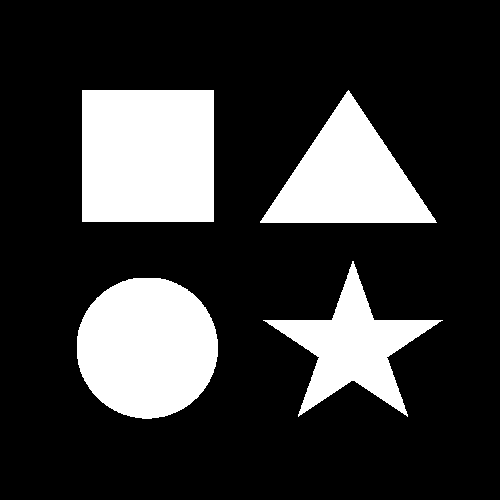
#> input picture 17_contour/images/shapes.bmp, 500 x 500 px
$ python 1_find_contours1.py
#> lines starting #> are read from the running program, lines starting #| are printed output that depends on the picture; after the words box and inside, x2 and y2 are one past the last pixel; in counts of white or black regions, pixels touching at a corner belong together
import numpy as np
import cv2

img = cv2.imread("./images/shapes.bmp", 0)
#> img: shape (500, 500); 21.7% white; 4 white regions
img2 = cv2.cvtColor(img, cv2.COLOR_GRAY2BGR)
#> img2 is the input picture: shape (500, 500, 3); 21.7% white; 4 white regions, box (x1, y1, x2, y2) and area: (82, 90, 214, 222) 17424, (77, 278, 218, 419) 15712, (260, 90, 437, 223) 11895, (263, 261, 443, 417) 9285

contours, hierarchy = cv2.findContours(img, cv2.RETR_EXTERNAL, cv2.CHAIN_APPROX_NONE)
#> contours = 4 contours; box (x1, y1, x2, y2) and area: (82, 90, 214, 222) 17161, (77, 278, 218, 419) 15510, (260, 90, 437, 223) 11674, (263, 261, 443, 417) 8987

cv2.drawContours(img2, contours, -1, (255, 0, 0), thickness=2)
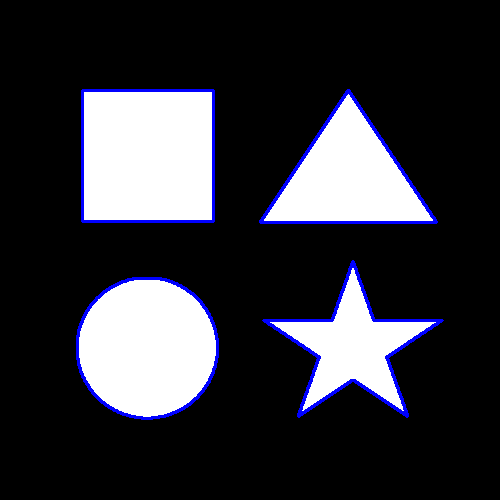
#> img2: shape (500, 500, 3); 2.78% of pixels changed, all inside (x1, y1, x2, y2) = (76, 89, 444, 420)

# 顯示結果
print("一共有" + str(len(contours)) + "個 contours")
#| 一共有4個 contours
idx = 0
for one in contours:
    print("contour[", idx, "] 有", str(len(one)), "個點")
    idx += 1
#> this loop made 4 passes
#| contour[ 0 ] 有 401 個點
#| contour[ 1 ] 有 594 個點
#| contour[ 2 ] 有 440 個點
#| contour[ 3 ] 有 524 個點
#> after the loop, idx = 4

cv2.imshow("Original", img)
cv2.imshow("Contours", img2)

cv2.waitKey(0)
cv2.destroyAllWindows()

$ run again, with 17_contour/images/bug.bmp copied over 17_contour/images/shapes.bmp
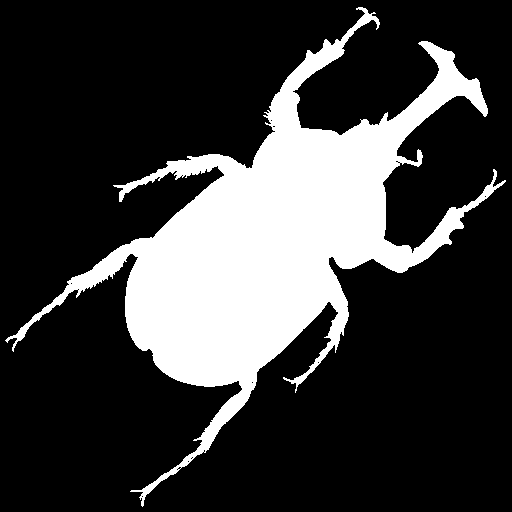
#> input picture 17_contour/images/bug.bmp, 512 x 512 px
#> img: shape (512, 512); 22.8% white; 1 white region
#> img2 is the input picture: shape (512, 512, 3); 22.8% white; 1 white region, box (x1, y1, x2, y2) and area: (5, 7, 506, 507) 59843
#> contours = 1 contour; box (x1, y1, x2, y2) and area: (5, 7, 506, 507) 58341
#> `cv2.drawContours(img2, contours, -1, (255, 0, 0), thickness=2)`:
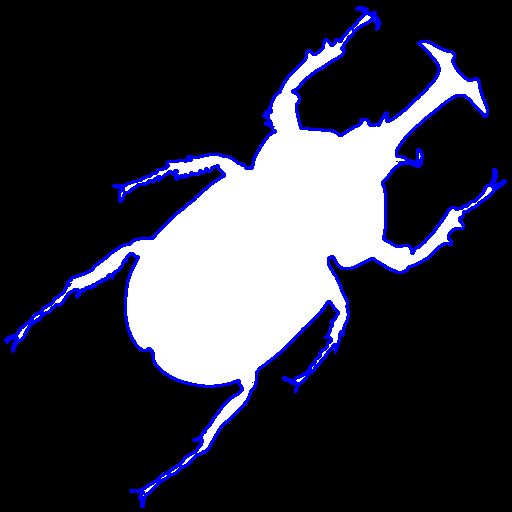
#> img2: shape (512, 512, 3); 4.47% of pixels changed, all inside (x1, y1, x2, y2) = (4, 6, 507, 508)
#| 一共有1個 contours
#> the loop `for one in contours:` made 1 pass
#> idx on pass 1: 1
#> (printed output is left out)
#> after the loop `for one in contours:`: idx = 1

$ run again, with 17_contour/images/hand.bmp copied over 17_contour/images/shapes.bmp
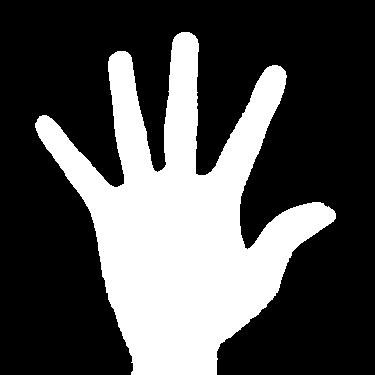
#> input picture 17_contour/images/hand.bmp, 375 x 375 px
#> img: shape (375, 375); 31.5% white; 1 white region
#> img2 is the input picture: shape (375, 375, 3); 31.5% white; 1 white region, box (x1, y1, x2, y2) and area: (35, 32, 336, 375) 44329
#> contours = 1 contour; box (x1, y1, x2, y2) and area: (35, 32, 336, 375) 43526
#> `cv2.drawContours(img2, contours, -1, (255, 0, 0), thickness=2)`:
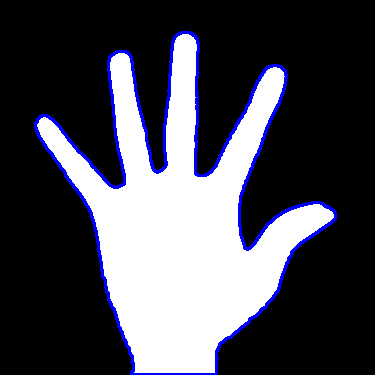
#> img2: shape (375, 375, 3); 4.11% of pixels changed, all inside (x1, y1, x2, y2) = (34, 31, 337, 375)
#| 一共有1個 contours
#> the loop `for one in contours:` made 1 pass
#> idx on pass 1: 1
#> (printed output is left out)
#> after the loop `for one in contours:`: idx = 1
